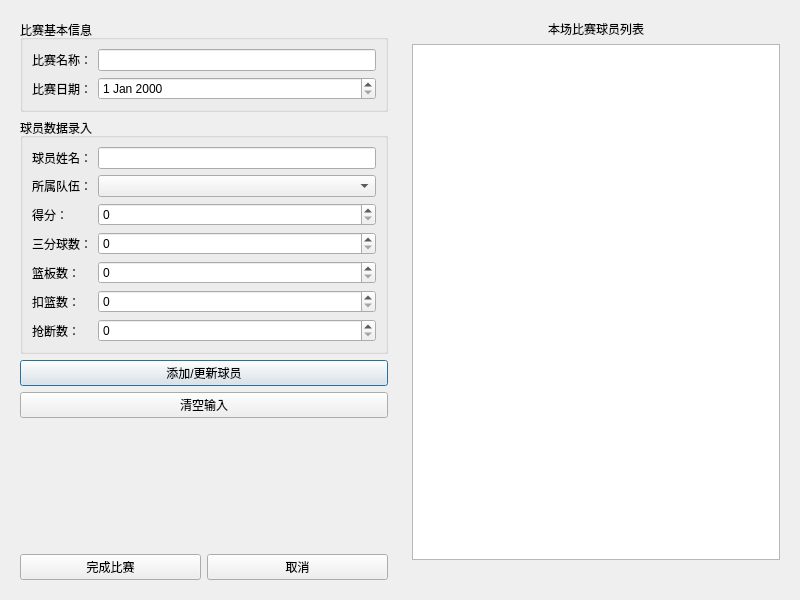
<?xml version="1.0" encoding="UTF-8"?>
<ui version="4.0">
 <class>AddGameStat_Log</class>
 <widget class="QDialog" name="AddGameStat_Log">
  <property name="geometry">
   <rect>
    <x>0</x>
    <y>0</y>
    <width>800</width>
    <height>600</height>
   </rect>
  </property>
  <property name="windowTitle">
   <string>添加比赛数据</string>
  </property>
  <layout class="QHBoxLayout" name="horizontalLayout">
   <item>
    <widget class="QWidget" name="leftWidget" native="true">
     <property name="maximumWidth">
      <number>350</number>
     </property>
     <layout class="QVBoxLayout" name="leftLayout">
      <item>
       <widget class="QGroupBox" name="gameInfoGroup">
        <property name="title">
         <string>比赛基本信息</string>
        </property>
        <layout class="QFormLayout" name="gameInfoLayout">
         <item row="0" column="0">
          <widget class="QLabel" name="gameNameLabel">
           <property name="text">
            <string>比赛名称：</string>
           </property>
          </widget>
         </item>
         <item row="0" column="1">
          <widget class="QLineEdit" name="gameNameEdit"/>
         </item>
         <item row="1" column="0">
          <widget class="QLabel" name="dateLabel">
           <property name="text">
            <string>比赛日期：</string>
           </property>
          </widget>
         </item>
         <item row="1" column="1">
          <widget class="QDateEdit" name="dateEdit"/>
         </item>
        </layout>
       </widget>
      </item>
      <item>
       <widget class="QGroupBox" name="playerStatsGroup">
        <property name="title">
         <string>球员数据录入</string>
        </property>
        <layout class="QFormLayout" name="formLayout">
         <item row="0" column="0">
          <widget class="QLabel" name="nameLabel">
           <property name="text">
            <string>球员姓名：</string>
           </property>
          </widget>
         </item>
         <item row="0" column="1">
          <widget class="QLineEdit" name="nameLineEdit"/>
         </item>
         <item row="1" column="0">
          <widget class="QLabel" name="teamLabel">
           <property name="text">
            <string>所属队伍：</string>
           </property>
          </widget>
         </item>
         <item row="1" column="1">
          <widget class="QComboBox" name="teamComboBox"/>
         </item>
         <item row="2" column="0">
          <widget class="QLabel" name="pointsLabel">
           <property name="text">
            <string>得分：</string>
           </property>
          </widget>
         </item>
         <item row="2" column="1">
          <widget class="QSpinBox" name="pointsSpinBox">
           <property name="maximum">
            <number>200</number>
           </property>
          </widget>
         </item>
         <item row="3" column="0">
          <widget class="QLabel" name="threePointsLabel">
           <property name="text">
            <string>三分球数：</string>
           </property>
          </widget>
         </item>
         <item row="3" column="1">
          <widget class="QSpinBox" name="threePointsSpinBox"/>
         </item>
         <item row="4" column="0">
          <widget class="QLabel" name="reboundsLabel">
           <property name="text">
            <string>篮板数：</string>
           </property>
          </widget>
         </item>
         <item row="4" column="1">
          <widget class="QSpinBox" name="reboundsSpinBox"/>
         </item>
         <item row="5" column="0">
          <widget class="QLabel" name="dunksLabel">
           <property name="text">
            <string>扣篮数：</string>
           </property>
          </widget>
         </item>
         <item row="5" column="1">
          <widget class="QSpinBox" name="dunksSpinBox"/>
         </item>
         <item row="6" column="0">
          <widget class="QLabel" name="stealsLabel">
           <property name="text">
            <string>抢断数：</string>
           </property>
          </widget>
         </item>
         <item row="6" column="1">
          <widget class="QSpinBox" name="stealsSpinBox"/>
         </item>
        </layout>
       </widget>
      </item>
      <item>
       <layout class="QVBoxLayout" name="buttonLayout">
        <item>
         <widget class="QPushButton" name="addPlayerButton">
          <property name="text">
           <string>添加/更新球员</string>
          </property>
         </widget>
        </item>
        <item>
         <widget class="QPushButton" name="clearInputsButton">
          <property name="text">
           <string>清空输入</string>
          </property>
         </widget>
        </item>
       </layout>
      </item>
      <item>
       <spacer name="verticalSpacer">
        <property name="orientation">
         <enum>Qt::Vertical</enum>
        </property>
        <property name="sizeHint" stdset="0">
         <size>
          <width>20</width>
          <height>40</height>
         </size>
        </property>
       </spacer>
      </item>
      <item>
       <layout class="QHBoxLayout" name="gameControlLayout">
        <item>
         <widget class="QPushButton" name="finishButton">
          <property name="text">
           <string>完成比赛</string>
          </property>
         </widget>
        </item>
        <item>
         <widget class="QPushButton" name="cancelButton">
          <property name="text">
           <string>取消</string>
          </property>
         </widget>
        </item>
       </layout>
      </item>
     </layout>
    </widget>
   </item>
   <item>
    <widget class="QWidget" name="rightWidget" native="true">
     <layout class="QVBoxLayout" name="rightLayout">
      <item>
       <widget class="QLabel" name="tableTitle">
        <property name="text">
         <string>本场比赛球员列表</string>
        </property>
        <property name="alignment">
         <set>Qt::AlignCenter</set>
        </property>
       </widget>
      </item>
      <item>
       <widget class="QTableWidget" name="playersTable"/>
      </item>
      <item>
       <widget class="QLabel" name="statusLabel">
        <property name="alignment">
         <set>Qt::AlignCenter</set>
        </property>
       </widget>
      </item>
     </layout>
    </widget>
   </item>
  </layout>
 </widget>
 <resources/>
 <connections/>
</ui>
